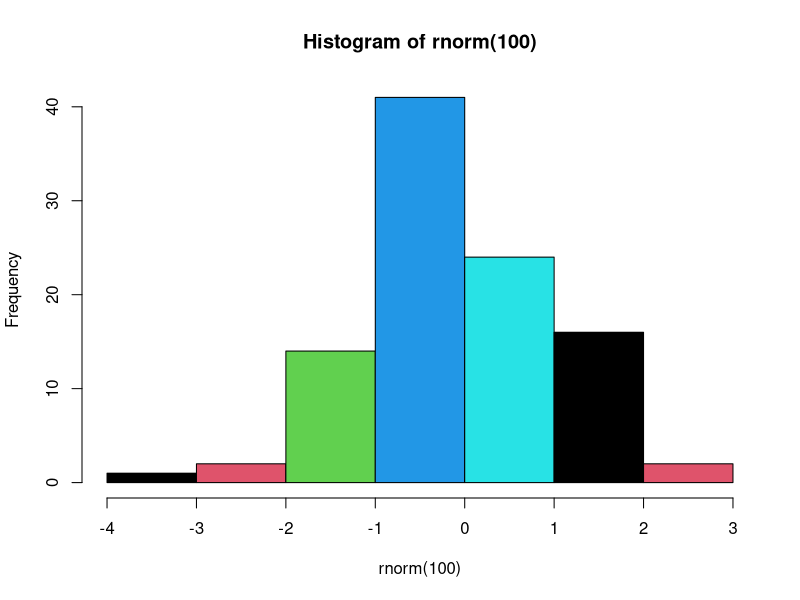

Write the R code that produced this figure.
## ---- chunk 1
knitr::opts_chunk$set(echo = TRUE)
## ---- chunk 2
summary(rnorm(n=100))
## ---- chunk 3
hist(x=rnorm(100), breaks=5, col=1:5)
